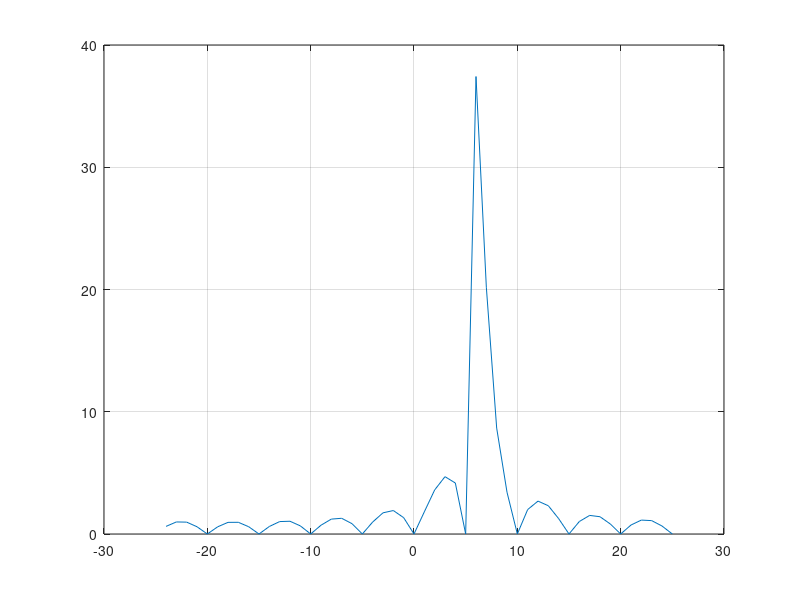

Reproduce this figure in MATLAB.
%test closed form equation for pseudospectrum
close all, clc;

M = 40;
%n = 0:M-5;
N = 50;
k = -N/2+1:N/2;
y = zeros(N,1);
n = 5;

for m = 1:length(k)
    curk = k(m);
%    inds = find(n*N == curk*M);
%     if(~isempty(inds))
%         y(m) =  M;
%         curn = n([1:inds-1 inds+1:end]);
%     else
%         curn = n;
%     end
%     y(m) = (sum(abs(sin(pi.*(curk/N - curn/M)*M)./...
%            sin(pi.*(curk/N - curn/M)))));
    if(n*N == curk*M)
        y(m) = M;
    else
        y(m) = abs(sin(pi.*(curk/N - n/M)*M)./...
           sin(pi.*(curk/N - n/M)));
    end

end

figure;
plot(k,y);grid on;